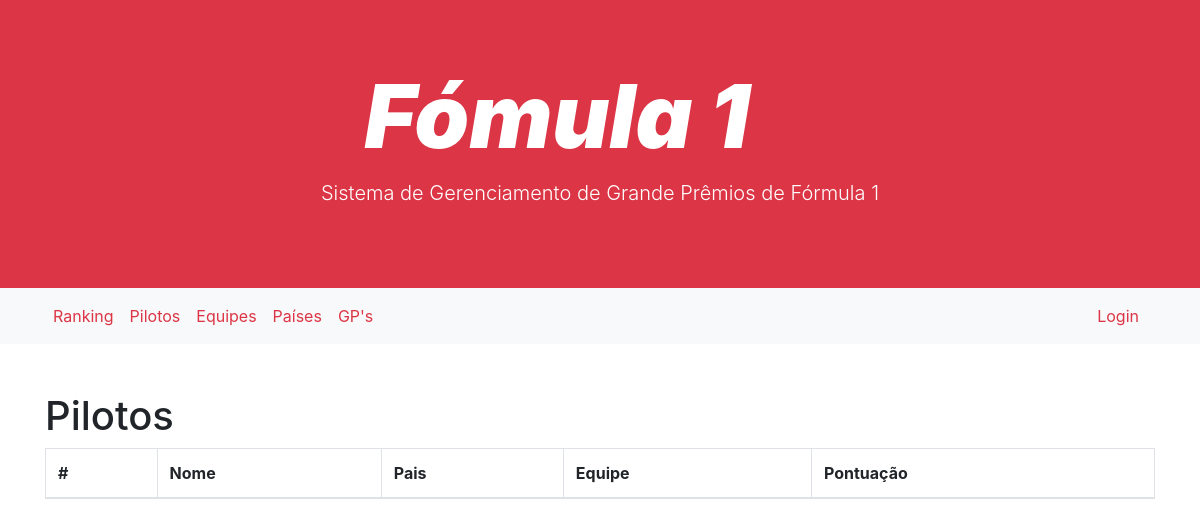
The page /listar-pilotos.php on the database as committed earlier.
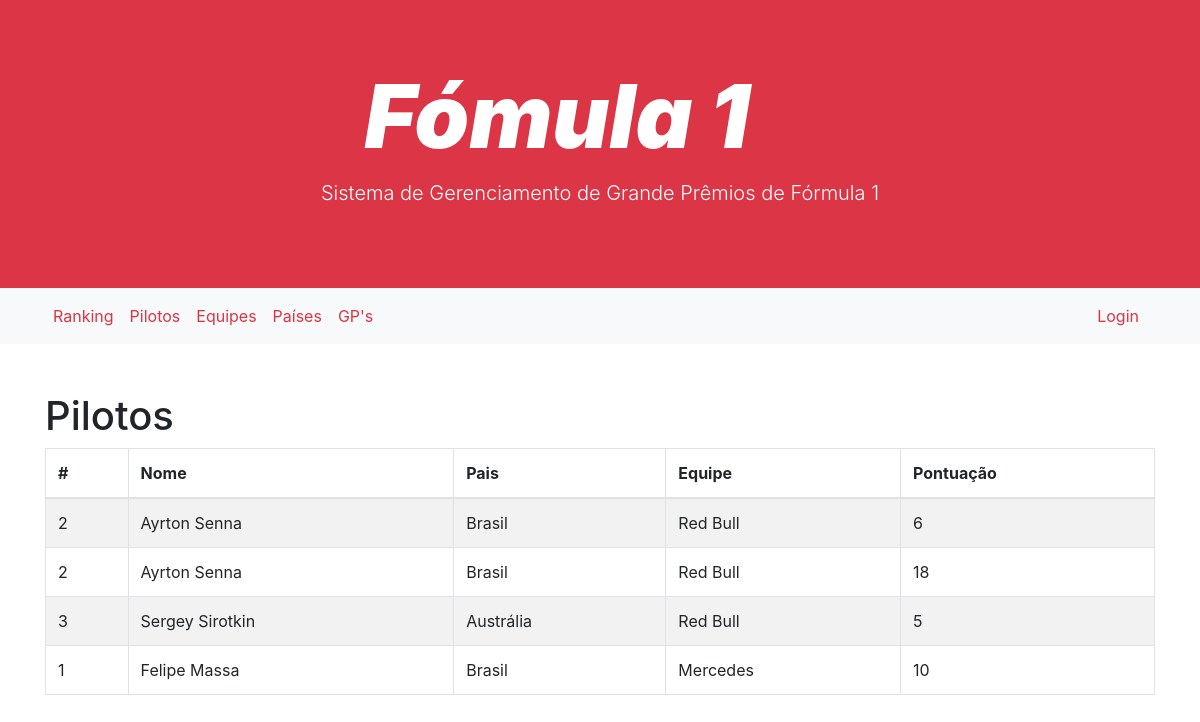
The same page on the database as committed later.
### tables this page shows
CREATE TABLE `piloto`  (
  `codPiloto` int(11) NOT NULL AUTO_INCREMENT,
  `codEquip` int(11) NOT NULL,
  `codPais` int(11) NOT NULL,
  `nome` varchar(100) NOT NULL,
  PRIMARY KEY (`codPiloto`, `codEquip`) USING BTREE,
  INDEX `pais_piloto_fk`(`codPais`) USING BTREE,
  INDEX `equipe_piloto_fk`(`codEquip`) USING BTREE,
  CONSTRAINT `equipe_piloto_fk` FOREIGN KEY (`codEquip`) REFERENCES `equipe` (`codEquip`) ON DELETE NO ACTION ON UPDATE NO ACTION,
  CONSTRAINT `pais_piloto_fk` FOREIGN KEY (`codPais`) REFERENCES `pais` (`codPais`) ON DELETE NO ACTION ON UPDATE NO ACTION
);

CREATE TABLE `pais`  (
  `codPais` int(11) NOT NULL AUTO_INCREMENT,
  `nome` varchar(100) NOT NULL,
  PRIMARY KEY (`codPais`) USING BTREE
);

CREATE TABLE `equipe`  (
  `codEquip` int(11) NOT NULL AUTO_INCREMENT,
  `codPais` int(11) NOT NULL,
  `nome` varchar(100) NOT NULL,
  PRIMARY KEY (`codEquip`) USING BTREE,
  INDEX `pais_equipe_fk`(`codPais`) USING BTREE,
  CONSTRAINT `pais_equipe_fk` FOREIGN KEY (`codPais`) REFERENCES `pais` (`codPais`) ON DELETE NO ACTION ON UPDATE NO ACTION
);

CREATE TABLE `pilotogp`  (
  `codPiloto` int(11) NOT NULL,
  `codEquip` int(11) NOT NULL,
  `codGp` int(11) NOT NULL,
  `pts` int(11) NOT NULL,
  PRIMARY KEY (`codPiloto`, `codEquip`, `codGp`) USING BTREE,
  INDEX `gp_pilotogp_fk`(`codGp`) USING BTREE,
  CONSTRAINT `gp_pilotogp_fk` FOREIGN KEY (`codGp`) REFERENCES `gp` (`codGp`) ON DELETE NO ACTION ON UPDATE NO ACTION,
  CONSTRAINT `piloto_pilotogp_fk` FOREIGN KEY (`codPiloto`, `codEquip`) REFERENCES `piloto` (`codPiloto`, `codEquip`) ON DELETE NO ACTION ON UPDATE NO ACTION
);

### funcao.php (called while the page is built, shortened)
<?php
  function obterConexao() {
    $conexao = mysqli_connect("localhost", "root", "root", "formula1");
    mysqli_set_charset($conexao, 'utf8');
    return $conexao;
  }
  function obterPilotos() {
    $conexao = obterConexao();
    $resultado = mysqli_query($conexao,
            "SELECT piloto.*, equipe.nome as equipe_nome, pais.nome as pais_nome, pilotogp.pts as pontos_piloto FROM piloto
            JOIN equipe ON equipe.codEquip = piloto.codEquip
            JOIN pais ON pais.codPais = piloto.codPais
            JOIN pilotogp ON pilotogp.codPiloto = piloto.codPiloto
            ");
    $pilotos = array();
    if ($resultado) {
      $pilotos = mysqli_fetch_all($resultado,
          MYSQLI_ASSOC);
    }
    return $pilotos;
  }
 ?>

### listar-pilotos.php (the view, shortened to what this page needs)
<?php
	include_once "funcao.php";
	$pilotos = obterPilotos();
 ?>
<?php include "header.php"; ?>
    <div class="container">
      <div class="row mt-5">
      	<div class="col-md-8">
      		<h1>Pilotos</h1>
      	</div>
      </div>
      <table class="table table-bordered table-striped">
        <thead>
          <tr>
            <th scope="col">#</th>
            <th scope="col">Nome</th>
            <th scope="col">Pais</th>
            <th scope="col">Equipe</th>
            <th scope="col">Pontuação</th>
          </tr>
        </thead>
        <tbody>
			<?php foreach ($pilotos as $piloto): ?>
            <tr>
                <td scope="col"><?= $piloto['codPiloto'] ?></td>
                <td scope="col"><?= $piloto['nome'] ?></td>
                <td scope="col"><?= $piloto['pais_nome'] ?></td>
                <td scope="col"><?= $piloto['equipe_nome'] ?></td>
                <td scope="col"><?= $piloto['pontos_piloto'] ?></td>
            </tr>
			<?php endforeach; ?>
        </tbody>
      </table>
    </div>
<?php include "footer.php"; ?>

### header.php (shortened to what this page needs)
<!DOCTYPE html>
<html lang="en">
<head>
  <link rel="stylesheet" href="https://stackpath.bootstrapcdn.com/bootstrap/4.3.1/css/bootstrap.min.css">
  <link rel="stylesheet" href="css/pro.css">
</head>
<body>
  <div class="jumbotron jumbotron-fluid mb-0 bg-danger text-white">
    <div class="container text-center">
      <h1 class="display-2 font-italic font-weight-bold"><strong> Fómula 1 </strong><i class="fas fa-tire fa-spin"></i></h1>
      <p class="lead">Sistema de Gerenciamento de Grande Prêmios de Fórmula 1</p>
    </div>
  </div>
  <nav class="navbar navbar-expand-lg navbar-light bg-light">
    <div class="container">
      <div class="collapse navbar-collapse" id="navbarNavDropdown">
        <ul class="navbar-nav mr-auto">
          <li class="nav-item active">
            <a class="nav-link text-danger" href="listar-pontos.php">Ranking<span class="sr-only">(Página atual)</span></a>
          </li>
          <li class="nav-item active">
            <a class="nav-link text-danger" href="listar-pilotos.php">Pilotos</a>
          </li>
          <li class="nav-item active">
            <a class="nav-link text-danger" href="listar-equipes.php">Equipes</a>
          </li>
          <li class="nav-item active">
            <a class="nav-link text-danger" href="listar-paises.php">Países</a>
          </li>
          <li class="nav-item active">
            <a class="nav-link text-danger" href="listar-gps.php">GP's</a>
          </li>
        </ul>
        <a class="nav-link text-danger" href="login.php">Login</a>
      </div>
    </div>
  </nav>

### footer.php (shortened to what this page needs)
	</body>
</html>

Rows that differ between the two databases and show on the page:
added piloto: codPiloto "2", nome "Ayrton Senna", codPais.nome "Brasil", codEquip.nome "Red Bull", pilotogp.pts "6", pilotogp.pts "18"
added piloto: codPiloto "3", nome "Sergey Sirotkin", codPais.nome "Austrália", codEquip.nome "Red Bull", pilotogp.pts "5"
added piloto: codPiloto "1", nome "Felipe Massa", codPais.nome "Brasil", codEquip.nome "Mercedes", pilotogp.pts "10"
